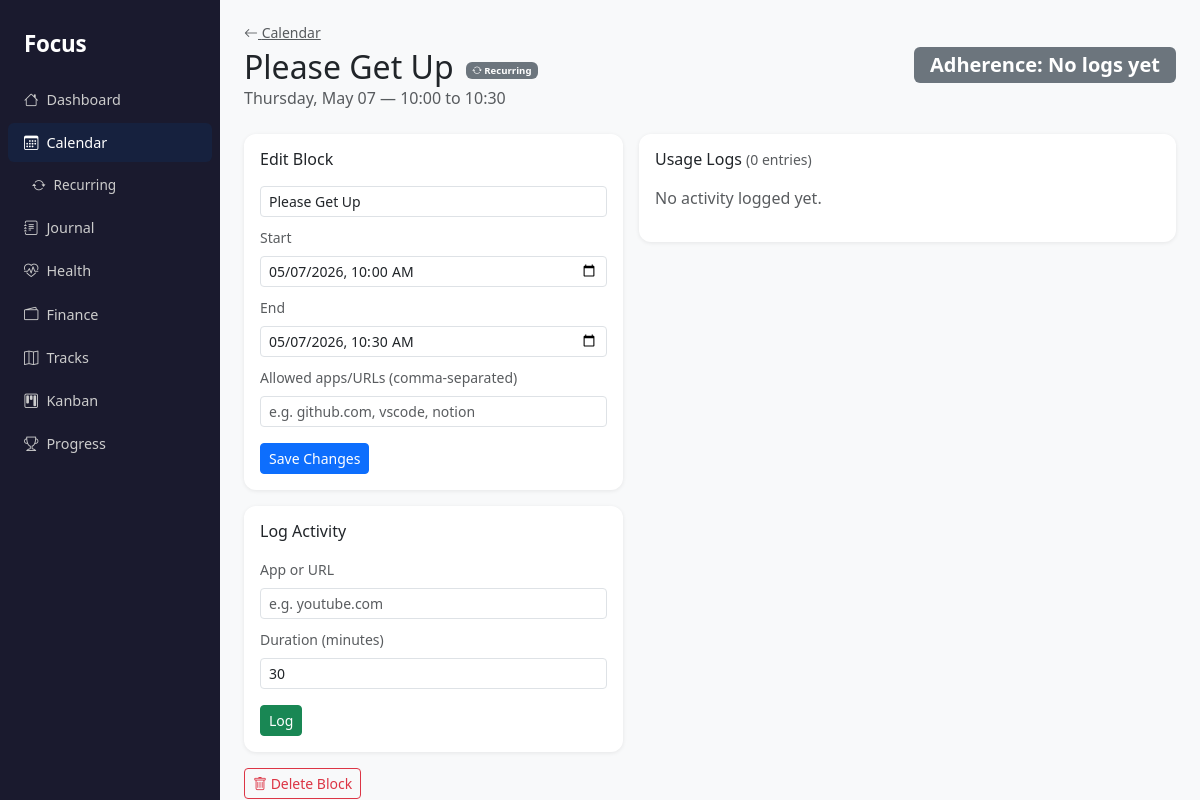
Screenshot of /calendar/blocks/a1cc38e3-936d-47bd-8834-efa576a9ab04 with the database file from the repository.
### models.py (models this page shows, shortened)
class CalendarBlock(db.Model):
    __tablename__ = "calendar_blocks"
    id = db.Column(db.String(36), primary_key=True, default=new_uuid)
    title = db.Column(db.String(200), nullable=False)
    starts_at = db.Column(db.DateTime, nullable=False)
    ends_at = db.Column(db.DateTime, nullable=False)
    allowed_apps = db.Column(db.String(500), default="")  # comma-separated
    adherence_score = db.Column(db.Float, nullable=True)
    recurring_block_id = db.Column(db.String(36), db.ForeignKey("recurring_blocks.id"), nullable=True)
    created_at = db.Column(db.DateTime, default=datetime.utcnow)
    usage_logs = db.relationship("UsageLog", backref="block", lazy=True, cascade="all, delete-orphan")
    @property
    def score_color(self):
        s = self.adherence_score
        if s is None:
            return "secondary"
        if s >= 70:
            return "success"
        if s >= 50:
            return "warning"
        return "danger"

### app.py (the view)
@app.route("/calendar/blocks/<id>")
def block_detail(id):
    block = CalendarBlock.query.get_or_404(id)
    return render_template("calendar/block.html", block=block)

### templates/calendar/block.html (shortened to what this page needs)
{% extends "base.html" %}
{% block content %}
<div class="d-flex justify-content-between align-items-center mb-4">
  <div>
    <a href="{{ url_for('calendar_index', day=block.starts_at.date().isoformat()) }}" class="text-muted small"><i class="bi bi-arrow-left"></i> Calendar</a>
    <h2 class="mb-0 mt-1">{{ block.title }}
      {% if block.recurring_block_id %}
        <span class="badge bg-secondary ms-1" style="font-size:.6rem;vertical-align:middle;">
          <i class="bi bi-arrow-repeat"></i> Recurring
        </span>
      {% endif %}
    </h2>
    <span class="text-muted">{{ block.starts_at.strftime('%A, %B %d — %H:%M') }} to {{ block.ends_at.strftime('%H:%M') }}</span>
  </div>
  <span class="badge bg-{{ block.score_color }} fs-5 px-3 py-2">
    Adherence: {% if block.adherence_score is not none %}{{ block.adherence_score }}%{% else %}No logs yet{% endif %}
  </span>
</div>
<div class="row g-3">
  <div class="col-md-5">
    <div class="card p-3 mb-3">
      <h6 class="mb-3">Edit Block</h6>
      <form method="post" action="{{ url_for('edit_block', id=block.id) }}">
        <div class="mb-2">
          <input type="text" name="title" class="form-control form-control-sm" value="{{ block.title }}" required>
        </div>
        <div class="mb-2">
          <label class="form-label small text-muted">Start</label>
          <input type="datetime-local" name="starts_at" class="form-control form-control-sm"
            value="{{ block.starts_at.strftime('%Y-%m-%dT%H:%M') }}" required>
        </div>
        <div class="mb-2">
          <label class="form-label small text-muted">End</label>
          <input type="datetime-local" name="ends_at" class="form-control form-control-sm"
            value="{{ block.ends_at.strftime('%Y-%m-%dT%H:%M') }}" required>
        </div>
        <div class="mb-3">
          <label class="form-label small text-muted">Allowed apps/URLs (comma-separated)</label>
          <input type="text" name="allowed_apps" class="form-control form-control-sm"
            value="{{ block.allowed_apps }}" placeholder="e.g. github.com, vscode, notion">
        </div>
        <button class="btn btn-primary btn-sm">Save Changes</button>
      </form>
    </div>
    <div class="card p-3">
      <h6 class="mb-3">Log Activity</h6>
      <form method="post" action="{{ url_for('log_activity', id=block.id) }}">
        <div class="mb-2">
          <label class="form-label small text-muted">App or URL</label>
          <input type="text" name="app_or_url" class="form-control form-control-sm" placeholder="e.g. youtube.com" required>
        </div>
        <div class="mb-3">
          <label class="form-label small text-muted">Duration (minutes)</label>
          <input type="number" name="duration_minutes" class="form-control form-control-sm" min="1" value="30" required>
        </div>
        <button class="btn btn-success btn-sm">Log</button>
      </form>
    </div>
  </div>
  <div class="col-md-7">
    <div class="card p-3">
      <h6 class="mb-3">Usage Logs
        <span class="text-muted small">({{ block.usage_logs|length }} entries)</span>
      </h6>
      {% if block.usage_logs %}
        <table class="table table-sm">
          <thead><tr><th>App / URL</th><th>Duration</th><th>On-task?</th></tr></thead>
          <tbody>
          {% for log in block.usage_logs %}
            <tr>
              <td>{{ log.app_or_url }}</td>
              <td>{{ (log.duration_seconds // 60) }}m</td>
              <td>
                {% if not block.allowed_apps_list %}
                  <span class="badge bg-secondary">N/A</span>
                {% elif block.allowed_apps_list | select('in', log.app_or_url.lower()) | list %}
                  <span class="badge bg-success">Yes</span>
                {% else %}
                  {% set on = namespace(val=false) %}
                  {% for token in block.allowed_apps_list %}
                    {% if token in log.app_or_url.lower() %}{% set on.val = true %}{% endif %}
                  {% endfor %}
                  {% if on.val %}<span class="badge bg-success">Yes</span>
                  {% else %}<span class="badge bg-danger">No</span>{% endif %}
                {% endif %}
              </td>
            </tr>
          {% endfor %}
          </tbody>
        </table>
      {% else %}
        <p class="text-muted">No activity logged yet.</p>
      {% endif %}
    </div>
  </div>
</div>
<div class="mt-3">
  <form method="post" action="{{ url_for('delete_block', id=block.id) }}"
    onsubmit="return confirm('Delete this block?')">
    <button class="btn btn-sm btn-outline-danger"><i class="bi bi-trash"></i> Delete Block</button>
  </form>
</div>
{% endblock %}

### static/focus.css (style rules this page uses)
:root { --sidebar-w: 220px; --topbar-h: 54px; --sidebar-bg: #1a1a2e; --sidebar-active: #16213e; --sidebar-text: #ccc; --radius-card: 12px; --shadow-card: 0 1px 4px rgba(0,0,0,.08); --gap-page: 1rem; }
*, *::before, *::after { box-sizing: border-box; }
body { background: #f8f9fa; overflow-x: hidden; -webkit-text-size-adjust: 100%; }
.card { border: none; border-radius: var(--radius-card); box-shadow: var(--shadow-card); }
@media (min-width: 768px) { body { height: 100vh; overflow: hidden; } }

### rows the page displays
CalendarBlock: title "Please Get Up", starts_at "Thursday, May 07 — 10:00", ends_at "10:30", starts_at "05/07/2026 10:00", ends_at "05/07/2026 10:30"

### other values shown
{{ block.usage_logs|length }} "0"
